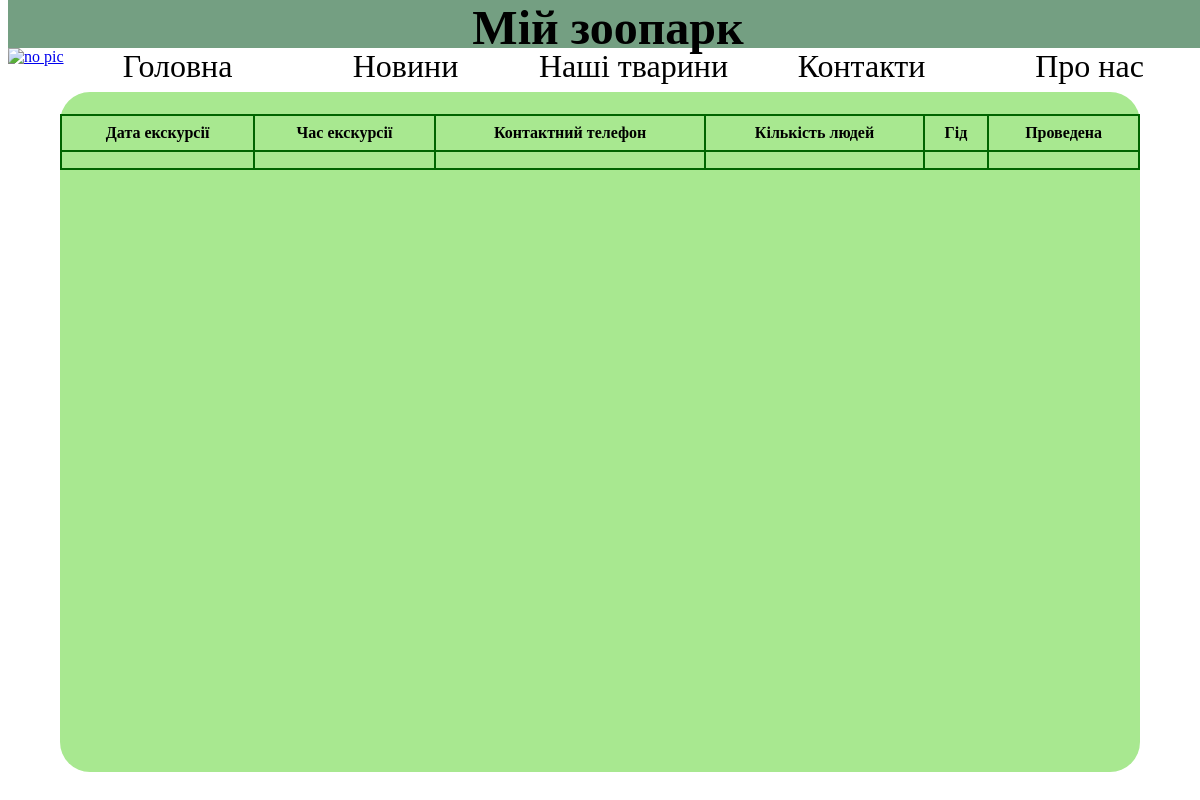
Page /zoo/excursion/11/ on the earlier database version.
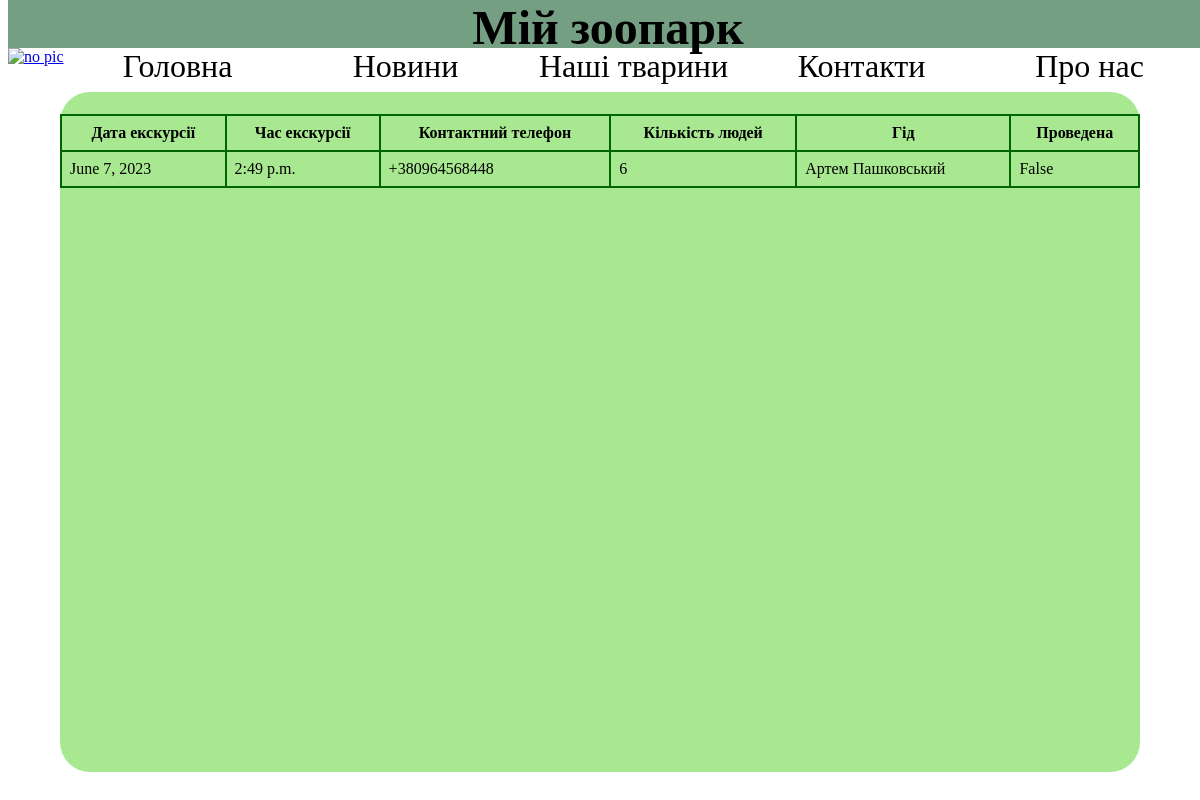
Same page on the later database version.
### zoo/models.py (models this page shows, shortened)
class Excursions(models.Model):
    date = models.DateField('date')
    time = models.TimeField('time')
    phone = models.CharField('phone', max_length=250)
    name = models.CharField('name', max_length=250, default='')
    peopleAmount = models.IntegerField('amount of people')
    guide = models.ForeignKey(Account, on_delete=models.DO_NOTHING, null=True)
    isFinished = models.BooleanField(default=False)
    class Meta:
        verbose_name = 'Excursion'
        verbose_name_plural = 'Excursions'
        ordering = ['date']

class Account(models.Model):
    user = models.OneToOneField(User, null=False, on_delete=models.CASCADE)
    phone = models.CharField('phone', max_length=250)
    def __str__(self):
        return f'{self.user.first_name} {self.user.last_name}'

### zoo/views.py (the view)
# urls.py: path('excursion/<int:id>/', views.getExcursion, name="excursion"),
def getExcursion(request, id):
    global excursion
    for item in Excursions.objects.all():
        if item.id == id:
            excursion = item
    return render(request, 'excursionDetail.html', {'excursion': excursion})

### templates/excursionDetail.html (shortened to what this page needs)
<!DOCTYPE html>
<html lang="en">
{% load static %}
<head>
    <link href="{% static "CSS/zooStyles.css" %}" rel="stylesheet">
</head>
<body>
<div class="siteName"><a>Мій зоопарк</a></div>
<nav>
    <a href="/zoo"><img src="{% static "Images/zooImg.jpg" %}" alt="no pic"></a>
    <div class="upperRadius"><a href="/zoo" class="navbarTextLink firstLevelLink"> Головна </a>
    </div>
    <div class="upperRadius downRadius"><a href="/zoo/news" class="navbarTextLink firstLevelLink"> Новини </a></div>
    <div class="upperRadius downRadius"><a href="" class="navbarTextLink firstLevelLink"> Наші тварини </a></div>
    <div class="upperRadius downRadius"><a href="" class="navbarTextLink firstLevelLink"> Контакти </a></div>
    <div class="upperRadius downRadius"><a href="" class="navbarTextLink firstLevelLink"> Про нас </a></div>
</nav>
<div class="textContainer">
    <table>
        <thead>
        <tr>
            <th>Дата екскурсії</th>
            <th>Час екскурсії</th>
            <th>Контактний телефон</th>
            <th>Кількість людей</th>
            <th>Гід</th>
            <th>Проведена</th>
        </tr>
        </thead>
        <tbody>
        <tr>
            <td>{{ excursion.date }}</td>
            <td>{{ excursion.time }}</td>
            <td>{{ excursion.phone }}</td>
            <td>{{ excursion.peopleAmount }}</td>
            <td>{{ excursion.guide }}</td>
            <td>{{ excursion.isFinished }}</td>
        </tr>
        </tbody>
    </table>
</div>
</body>
</html>

Differences in the rows shown:
added Excursions: date "June 7, 2023", time "2:49 p.m.", phone "+380964568448", peopleAmount "6", guide "Артем Пашковський", isFinished "False"
